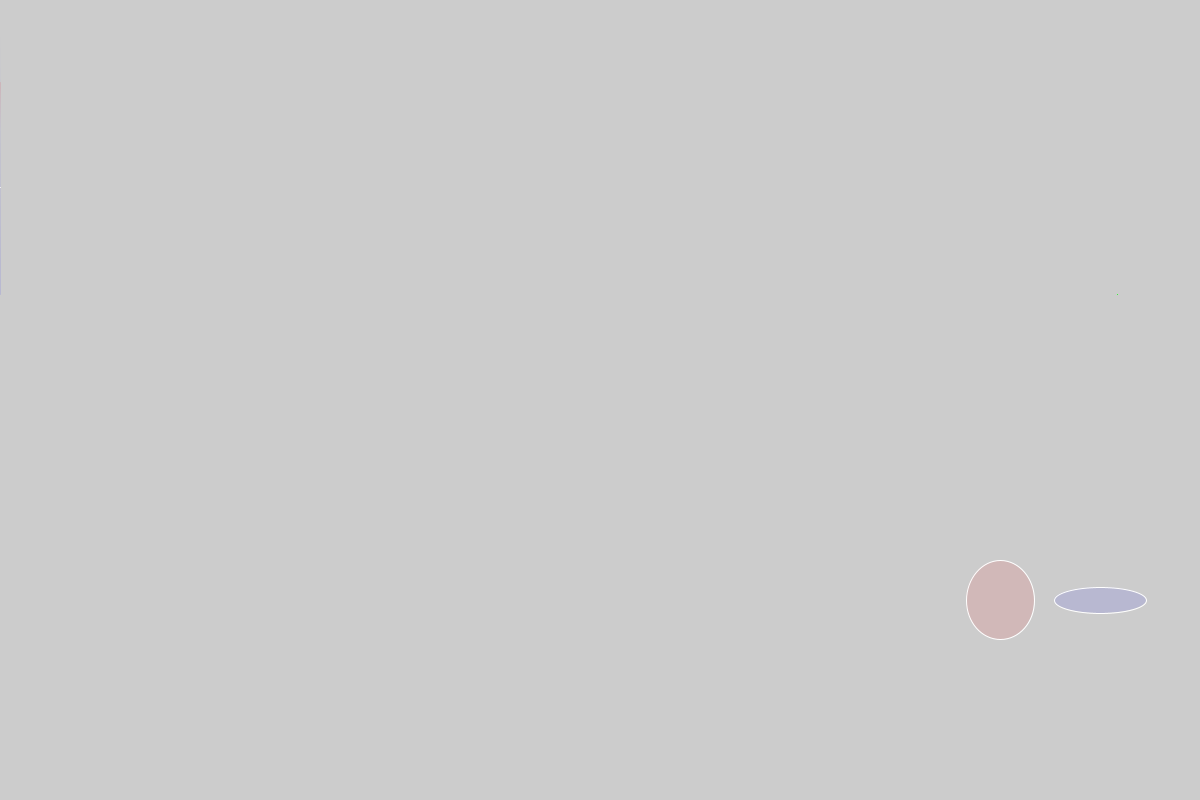
Frame 1 (no input)
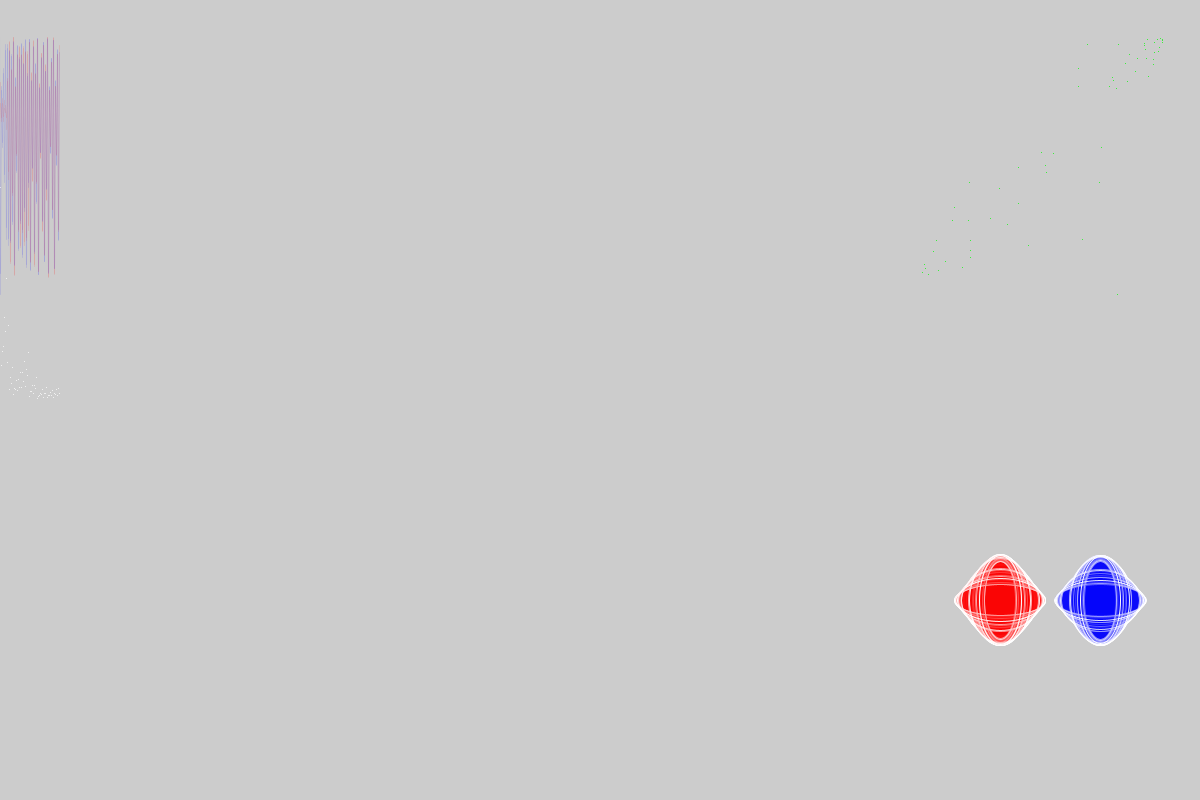
Frame 60 (the mouse pressed at the canvas centre just before this capture)
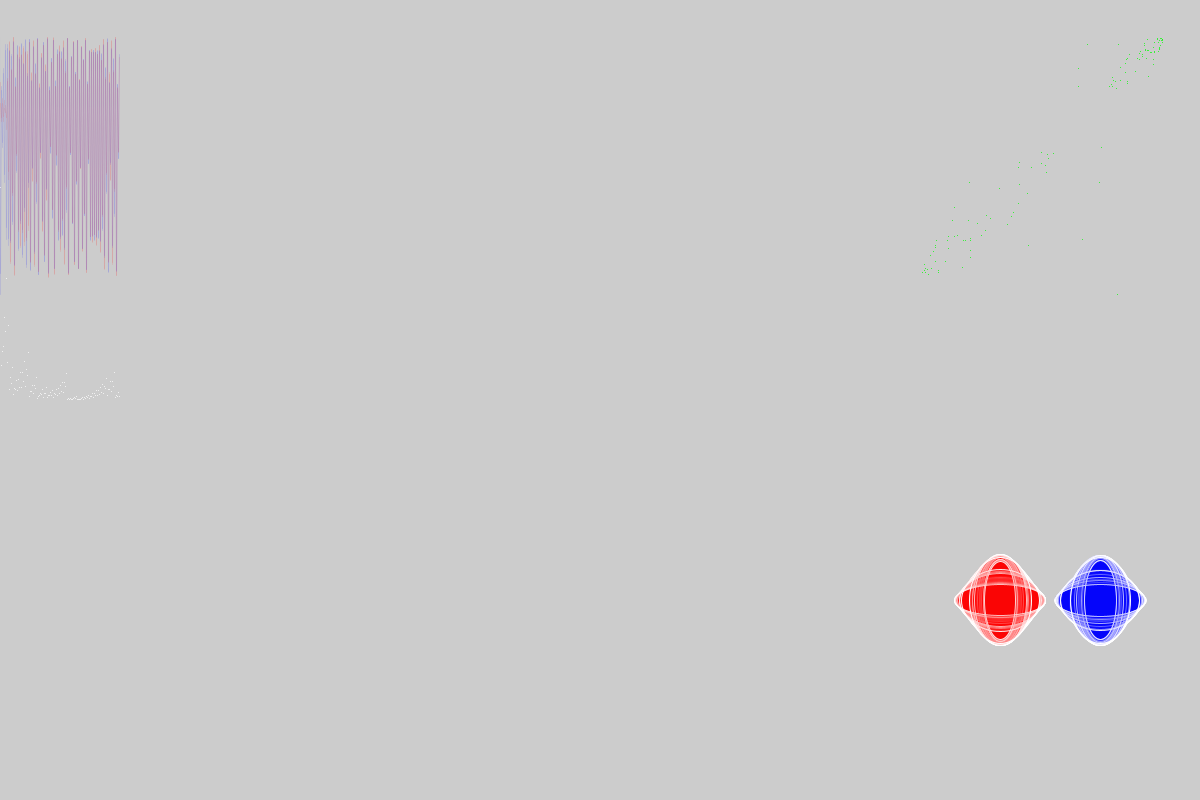
Frame 120 (the mouse held since frame 60 and released just before this capture)

The Processing sketch that drew these frames (run headless with seeded random() and noise(); from frame 60 on, the mouse is pressed at the canvas centre):

// Processing sketch: synchronCouple2
// ── synchronCouple2.pde
// We defined a class, now we will use it. The most extensive example.
//-///////////////////////////////////////////////////////////////////////////////

final  float DefaultR=3.5;     //two systems independent of each other (3.5 to 4 because the sync. in chaos is the most interesting)
final  float DefaultAlpha=0.1; //by changing the alpha value we can change their mutual synchronization
final  int   runup=200;

singiel First, Second; // object handles

int Ws=400;      

void setup() // modifies global First,Second
{
  size(1200,800); //3*Ws , 2* Ws
  frameRate(1000);
  
  // Create new objects of type 'singiel' using the only available constructor
  // The handles catch whatever is created there
  First= new singiel(random(1.0), DefaultR+random(0.5), DefaultAlpha);
  Second=new singiel(random(1.0), DefaultR+random(0.5), DefaultAlpha);
  
  // period and field name so we read field name or you can with method
  println("1st:",First.x1," R:",First.r," alfa:",First.alpha());
  println("2st:",Second.x1," R:",Second.r," alfa:",Second.alpha());
}

//For visualization
int N=0; //counter of iteration steps
int Sf=400; //Scale factor

float scaleY(double X) //Scaling function
{
  return Sf-(float)(X)*Sf;
}

float Gre=255;
float Blu=255;
float Red=255;

void draw() // uses global Ws,N,Sf,Gre,Blu,Red
{
  next4couple(First,Second);
  
  if(N<2*Ws)
  {
    stroke(Red,0,0,25);
    line(N-1,scaleY(First.x1),N,scaleY(First.x2));
    
    stroke(0,0,Blu,25);
    line(N-1,scaleY(Second.x1),N,scaleY(Second.x2));
    stroke(0,0,25);
  
    stroke(255);
    point(N,scaleY(abs(First.x2-Second.x2)));
    
    stroke(0,255,0);
    point(2*Ws+First.x2*Ws,scaleY(Second.x2));
    
    if(N>runup)
    {
       noStroke();
       fill(0,Gre,0);ellipse(2*Ws+First.x2*Ws,scaleY(Second.x2),2.5,2.0);
       fill(Red,0,0);ellipse(First.x1*Ws,Ws+scaleY(First.x2),2.5,2.0);
       fill(0,0,Blu);ellipse(Ws+Second.x1*Ws,Ws+scaleY(Second.x2),2.5,2.0);
    }
    
    stroke(255);
    fill(Red,0,0,25);
    view(First,width-Ws/2,height-Ws/2, 50);
    fill(0,0,Blu,25);
    view(Second,width-Ws/2+100,height-Ws/2, 50);
    
    N++; // here we finish drawing
  }
  else
  {
    N=0;
    First.x2=random(1.0);
    Second.x2=random(1.0);
    Gre=random(255);Blu=random(255);Red=random(255);
    println("realFM:",frameRate,"\tX=",First.x1,Second.x1);
  }

}

/// @date 2026-06-17 ( → https://github.com/borkowsk/bookProcessingEN)

// ── singiel.pde
// Chaotic oscillator class - complex type
// An example of a class - user-defined type
//-//////////////////////////////////////////////
  
//The second partner adapts to the state already changed 
//in the first one, or they operate in strict parallel.
boolean _GottmanMode=false; //Important "refactoring"!

class singiel 
{ // FIELDS / ATTRIBUTES:
  float r; 
  // private - it does not work in processing because of its relation to JAVA. 
  float al; 
  float x1,x2;
  
  // Constructor/creato
  // It creates a class object - the instance.
  singiel(float iX,float iR,float iAlpha)    
  {
    x1=x2=iX;r=iR;al=iAlpha;
  }
  
  // METHODS:
  float alpha() //R / O Access to the field 'al' 
  {             //under a different name. 
    return al;  //The so-called accessory
  }
  
  void next() // Method to change state of object.
  {          
    x1=x2;
    x2=x1*r*(1-x1); //This is an iteration without a pair
  }
   
};//Closing the class.


// viewer - procedure external to the class
void view(singiel S,float v,float h,float rad)   
{  //Actually this is a visualization of the oscillator 
   //transition between states
   rad*=2; //some other "refactoring"
   ellipse(v,h,round(S.x1*rad),round(S.x2*rad));
}

// Pair iteration routine
// Declared outside the class for symmetry reasons
void next4couple(singiel F,singiel S) //Some "refactoring" done
{
  // The interaction of the oscillators
  if(_GottmanMode)
  {
    F.x2=F.x2*(1-F.al)+S.x2*F.al; //He adopts first
    S.x2=S.x2*(1-S.al)+F.x2*S.al;
  }
  else
  {
    float Xold=F.x2;
    F.x2=F.x2*(1-F.al)+S.x2*F.al;
    S.x2=S.x2*(1-S.al)+Xold*S.al;
  }
  
  // New states of partners
  F.next();
  S.next();
}
  
/// @date 2026-06-17 ( → https://github.com/borkowsk/bookProcessingEN)
